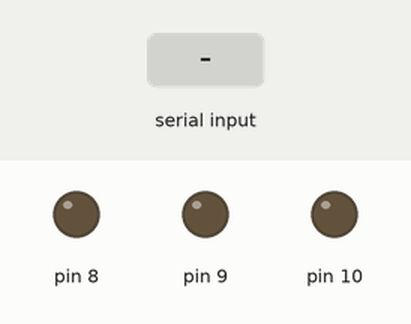
Bench run of a sketch on a simulated Arduino Uno, built with avr-gcc and run on an emulated ATmega328P. On the bench: output pins drawn as LEDs (lit = HIGH). The inputs (shaded band) are chosen by the test bench.

Above: at 1.2 s.
1.3 s: "2" received over Serial
At 1.7 s:
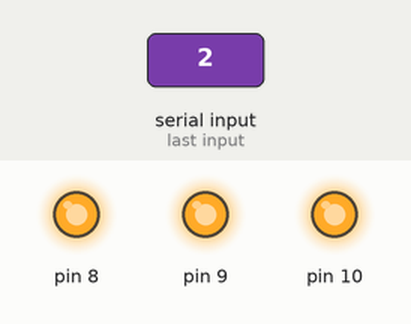
2.8 s: "0" received over Serial
At 4.0 s:
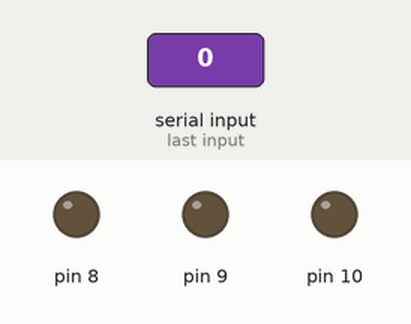
Timing chart, 0 to 5.8 s (numbered marks = the images above; inputs shaded):
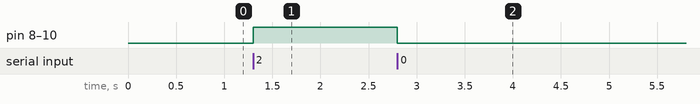

The sketch:

glove2.ino
```cpp
void setup() {
  // put your setup code here, to run once:
   Serial.begin(9600);
   pinMode(8,OUTPUT);
   pinMode(9,OUTPUT);
   pinMode(10,OUTPUT);


   while(!Serial)
    digitalWrite(8,LOW);
    digitalWrite(9,LOW);
    digitalWrite(10,LOW);


}


void loop () {
  char getChare = ' ';
  if (Serial.available() > 0)
  {
     getChare = Serial.read();

      if( getChare == '2')
        {  digitalWrite(8,HIGH);
           digitalWrite(9,HIGH);
           digitalWrite(10,HIGH);
          //delay(100);
        }
      if ( getChare == '0' )
      {
        digitalWrite(8,LOW);
        digitalWrite(9,LOW);
        digitalWrite(10,LOW);
          //delay(100);
        }

  }

}
```

Measured:
- after the input at 1.3 s, pin 8–10: LOW → HIGH at once
- after the input at 2.8 s, pin 8–10: HIGH → LOW at once
